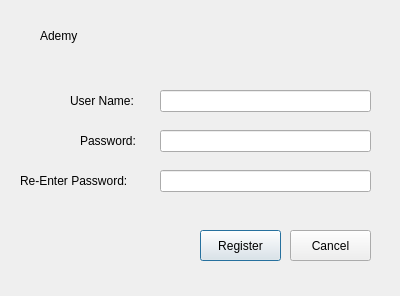
<?xml version="1.0" encoding="UTF-8"?>
<ui version="4.0">
 <class>Dialog</class>
 <widget class="QDialog" name="Dialog">
  <property name="geometry">
   <rect>
    <x>0</x>
    <y>0</y>
    <width>400</width>
    <height>296</height>
   </rect>
  </property>
  <property name="windowTitle">
   <string>Dialog</string>
  </property>
  <widget class="QLabel" name="label_2">
   <property name="geometry">
    <rect>
     <x>70</x>
     <y>90</y>
     <width>81</width>
     <height>21</height>
    </rect>
   </property>
   <property name="styleSheet">
    <string notr="true">font: 12pt &quot;Segoe UI&quot;;</string>
   </property>
   <property name="text">
    <string>User Name:</string>
   </property>
  </widget>
  <widget class="QLabel" name="label_3">
   <property name="geometry">
    <rect>
     <x>80</x>
     <y>130</y>
     <width>71</width>
     <height>21</height>
    </rect>
   </property>
   <property name="styleSheet">
    <string notr="true">font: 12pt &quot;Segoe UI&quot;;</string>
   </property>
   <property name="text">
    <string>Password:</string>
   </property>
  </widget>
  <widget class="QLabel" name="label">
   <property name="geometry">
    <rect>
     <x>40</x>
     <y>10</y>
     <width>91</width>
     <height>51</height>
    </rect>
   </property>
   <property name="styleSheet">
    <string notr="true">font: 350 20pt &quot;Yu Gothic UI Semilight&quot;;</string>
   </property>
   <property name="text">
    <string>Ademy</string>
   </property>
  </widget>
  <widget class="QLabel" name="label_4">
   <property name="geometry">
    <rect>
     <x>20</x>
     <y>170</y>
     <width>141</width>
     <height>21</height>
    </rect>
   </property>
   <property name="styleSheet">
    <string notr="true">font: 12pt &quot;Segoe UI&quot;;</string>
   </property>
   <property name="text">
    <string>Re-Enter Password:</string>
   </property>
  </widget>
  <widget class="QLineEdit" name="username">
   <property name="geometry">
    <rect>
     <x>160</x>
     <y>90</y>
     <width>211</width>
     <height>22</height>
    </rect>
   </property>
   <property name="styleSheet">
    <string notr="true">font: 12pt &quot;Segoe UI&quot;;</string>
   </property>
  </widget>
  <widget class="QLineEdit" name="password">
   <property name="geometry">
    <rect>
     <x>160</x>
     <y>130</y>
     <width>211</width>
     <height>22</height>
    </rect>
   </property>
   <property name="styleSheet">
    <string notr="true">font: 12pt &quot;Segoe UI&quot;;</string>
   </property>
  </widget>
  <widget class="QLineEdit" name="repassword">
   <property name="geometry">
    <rect>
     <x>160</x>
     <y>170</y>
     <width>211</width>
     <height>22</height>
    </rect>
   </property>
   <property name="styleSheet">
    <string notr="true">font: 12pt &quot;Segoe UI&quot;;</string>
   </property>
  </widget>
  <widget class="QPushButton" name="registerbtn">
   <property name="geometry">
    <rect>
     <x>200</x>
     <y>230</y>
     <width>81</width>
     <height>31</height>
    </rect>
   </property>
   <property name="styleSheet">
    <string notr="true">font: 12pt &quot;Segoe UI&quot;;</string>
   </property>
   <property name="text">
    <string>Register</string>
   </property>
  </widget>
  <widget class="QPushButton" name="cancelbtn">
   <property name="geometry">
    <rect>
     <x>290</x>
     <y>230</y>
     <width>81</width>
     <height>31</height>
    </rect>
   </property>
   <property name="styleSheet">
    <string notr="true">font: 12pt &quot;Segoe UI&quot;;</string>
   </property>
   <property name="text">
    <string>Cancel</string>
   </property>
  </widget>
 </widget>
 <resources/>
 <connections/>
</ui>
